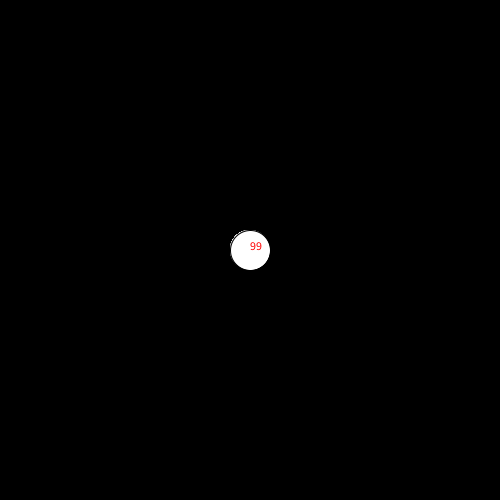
Frame 1 (no input)
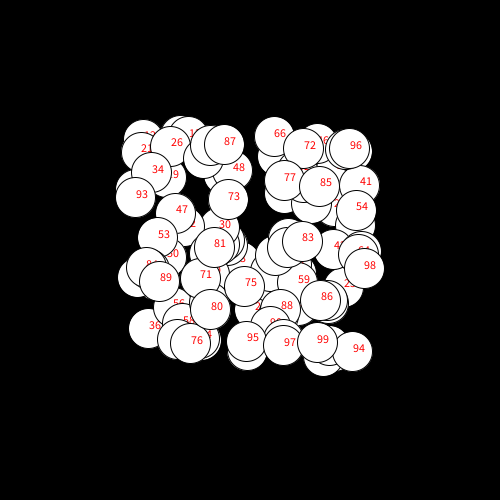
Frame 60 (the mouse pressed at the canvas centre just before this capture)
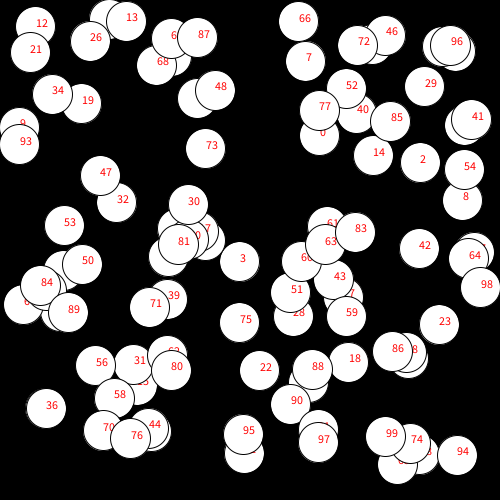
Frame 120 (the mouse held since frame 60 and released just before this capture)

The Processing sketch that drew these frames (run headless with seeded random() and noise(); from frame 60 on, the mouse is pressed at the canvas centre):

// Processing sketch: arregloMultiElipses
// ── arregloMultiElipses.pde
int cant = 100; // cantidad de valores a guardar
float[] px, py, dx, dy; // declaramos arreglos para posición y dirección
boolean [] activo = new boolean[cant]; 
int tam=40;

void setup() {
  size(500, 500);
  px = new float[cant]; // dimensinamos los arreglos
  py = new float[cant];
  dx = new float[cant];
  dy = new float[cant];
  for (int i=0; i<cant; i++) { // carga inicial de valores
    px[i] = width/2; // todos al centro
    py[i] = height/2;
    dx[i] = random(-2, 2); // dirección aleatoria
    dy[i] = random(-2, 2);
    activo[i] = true; // todos activos
  }
}

void draw() {
  background(0);
  for (int i=0; i<cant; i++) { // for controla todo
    if (px[i]>width-tam/2 || px[i]<tam/2) { // límites laterales
      dx[i] *= -1;
    }
    if (py[i]>height-tam/2 || py[i]<tam/2) { // límites superior e inferior
      dy[i]*= -1;
    }
    fill(255);
    ellipse(px[i], py[i], tam, tam);
    fill(255, 0, 0);
    text(i, px[i], py[i]);
    if (activo[i]) { // si está activo
      px[i]+= dx[i]; // se mueve
      py[i]+= dy[i];
    }
  }
}
void mousePressed() {
  for (int i=0; i<cant; i++) {
    if (estoySobre(px[i], py[i], tam)) {
      //activo[i] = false;
      activo[i] = !activo[i]; // cambiamos la condición si presionamos sobre la figura
    }
  }
}

// función que devuelve si estoy sobre una figura circular
boolean estoySobre(float x, float y, int dim) { 
  float distan = dist(mouseX, mouseY, x, y);
  return distan<dim/2;
}
